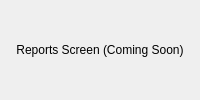
<?xml version="1.0" encoding="UTF-8"?>
<ui version="4.0">
 <class>ReportsPage</class>
 <widget class="QWidget" name="ReportsPage">
  <layout class="QVBoxLayout" name="verticalLayout">
   <item>
    <widget class="QLabel" name="label">
     <property name="text">
      <string>Reports Screen (Coming Soon)</string>
     </property>
     <property name="alignment">
      <set>Qt::AlignCenter</set>
     </property>
    </widget>
   </item>
  </layout>
 </widget>
 <resources/>
 <connections/>
</ui>
